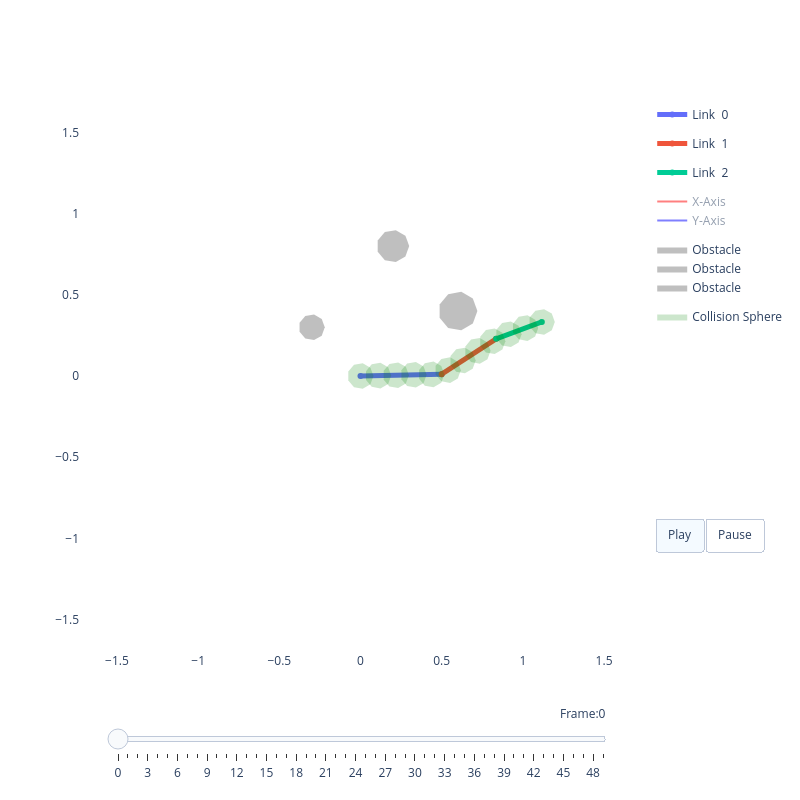

Notebook code for this chart:
### Code cell
# ---- Cell 11: Instantiate model & test model ----
import models
device = torch.device("cuda" if torch.cuda.is_available() else "cpu")

model = models.WarmStartPlanner(dof=3, T=50).to(device)
model.eval()

# start / goal
q_start = torch.tensor([[0.0, 0.5, -0.3]], dtype=torch.float32).to(device)
q_goal  = torch.tensor([[1.0, -0.4, 0.8]], dtype=torch.float32).to(device)

# SDF
sdf_np = sdf_tensor.numpy()
sdf = torch.from_numpy(sdf_np).float().unsqueeze(0).unsqueeze(0).to(device)

with torch.no_grad():
    q_traj = model(q_start, q_goal, sdf)   # <-- THIS is final trajectory

# ---------------------------
# visualize
# ---------------------------
print("Trajectory shape:", q_traj.shape)

q_traj_np = q_traj.squeeze(0).cpu().numpy()

viz = RobotViewer(q_traj_np, robot, obstacles=obstacles)
viz.plot()

### Figure 1 — Plotly figure (JSON) as saved in the notebook; plotly's stock layout.template omitted (floating-point values rounded to 4 significant figures)
{"data": [{"line": {"width": 5}, "mode": "lines+markers", "name": "Link  0", "type": "scatter", "x": [0, 0.4999], "y": [0, 0.01144]}, {"line": {"width": 5}, "mode": "lines+markers", "name": "Link  1", "type": "scatter", "x": [0.4999, 0.8355], "y": [0.01144, 0.2291]}, {"line": {"width": 5}, "mode": "lines+markers", "name": "Link  2", "type": "scatter", "x": [0.8355, 1.117], "y": [0.2291, 0.3328]}, {"legendgroup": "frame", "line": {"color": "red"}, "mode": "lines", "name": "X-Axis", "showlegend": true, "type": "scatter", "visible": "legendonly", "x": [0, 0.09997], "y": [0, 0.002288]}, {"legendgroup": "frame", "line": {"color": "blue"}, "mode": "lines", "name": "Y-Axis", "showlegend": true, "type": "scatter", "visible": "legendonly", "x": [0, -0.002288], "y": [0, 0.09997]}, {"legendgroup": "frame", "line": {"color": "red"}, "mode": "lines", "name": "X-Axis", "showlegend": false, "type": "scatter", "visible": "legendonly", "x": [0.4999, 0.5838], "y": [0.01144, 0.06586]}, {"legendgroup": "frame", "line": {"color": "blue"}, "mode": "lines", "name": "Y-Axis", "showlegend": false, "type": "scatter", "visible": "legendonly", "x": [0.4999, 0.4454], "y": [0.01144, 0.09534]}, {"legendgroup": "frame", "line": {"color": "red"}, "mode": "lines", "name": "X-Axis", "showlegend": false, "type": "scatter", "visible": "legendonly", "x": [0.8355, 0.9293], "y": [0.2291, 0.2637]}, {"legendgroup": "frame", "line": {"color": "blue"}, "mode": "lines", "name": "Y-Axis", "showlegend": false, "type": "scatter", "visible": "legendonly", "x": [0.8355, 0.8009], "y": [0.2291, 0.323]}, {"legendgroup": "frame", "line": {"color": "red"}, "mode": "lines", "name": "X-Axis", "showlegend": false, "type": "scatter", "visible": "legendonly", "x": [1.117, 1.211], "y": [0.3328, 0.3674]}, {"legendgroup": "frame", "line": {"color": "blue"}, "mode": "lines", "name": "Y-Axis", "showlegend": false, "type": "scatter", "visible": "legendonly", "x": [1.117, 1.082], "y": [0.3328, 0.4266]}, {"fill": "toself", "fillcolor": "gray", "legendgroup": "obstacle", "line": {"width": 0}, "mode": "lines", "name": "Obstacle", "opacity": 0.5, "type": "scatter", "x": [0.72, 0.6919, 0.6208, 0.54, 0.4872, 0.4872, 0.54, 0.6208, 0.6919, 0.72], "y": [0.4, 0.4771, 0.5182, 0.5039, 0.441, 0.359, 0.2961, 0.2818, 0.3229, 0.4]}, {"fill": "toself", "fillcolor": "gray", "legendgroup": "obstacle", "line": {"width": 0}, "mode": "lines", "name": "Obstacle", "opacity": 0.5, "type": "scatter", "x": [0.3, 0.2766, 0.2174, 0.15, 0.106, 0.106, 0.15, 0.2174, 0.2766, 0.3], "y": [0.8, 0.8643, 0.8985, 0.8866, 0.8342, 0.7658, 0.7134, 0.7015, 0.7357, 0.8]}, {"fill": "toself", "fillcolor": "gray", "legendgroup": "obstacle", "line": {"width": 0}, "mode": "lines", "name": "Obstacle", "opacity": 0.5, "type": "scatter", "x": [-0.22, -0.2387, -0.2861, -0.34, -0.3752, -0.3752, -0.34, -0.2861, -0.2387, -0.22], "y": [0.3, 0.3514, 0.3788, 0.3693, 0.3274, 0.2726, 0.2307, 0.2212, 0.2486, 0.3]}, {"fill": "toself", "fillcolor": "green", "legendgroup": "sphere", "line": {"width": 0}, "mode": "lines", "name": "Collision Sphere", "opacity": 0.2, "showlegend": true, "type": "scatter", "x": [0.08, 0.06128, 0.01389, -0.04, -0.07518, -0.07518, -0.04, 0.01389, 0.06128, 0.08], "y": [0.0, 0.05142, 0.07878, 0.06928, 0.02736, -0.02736, -0.06928, -0.07878, -0.05142, -1.959e-17]}, {"fill": "toself", "fillcolor": "green", "legendgroup": "sphere", "line": {"width": 0}, "mode": "lines", "name": "Collision Sphere", "opacity": 0.2, "showlegend": false, "type": "scatter", "x": [0.1891, 0.1703, 0.123, 0.06906, 0.03389, 0.03389, 0.06906, 0.123, 0.1703, 0.1891], "y": [0.002497, 0.05392, 0.08128, 0.07178, 0.02986, -0.02487, -0.06679, -0.07629, -0.04893, 0.002497]}, {"fill": "toself", "fillcolor": "green", "legendgroup": "sphere", "line": {"width": 0}, "mode": "lines", "name": "Collision Sphere", "opacity": 0.2, "showlegend": false, "type": "scatter", "x": [0.2981, 0.2794, 0.232, 0.1781, 0.1429, 0.1429, 0.1781, 0.232, 0.2794, 0.2981], "y": [0.004993, 0.05642, 0.08378, 0.07428, 0.03235, -0.02237, -0.06429, -0.07379, -0.04643, 0.004993]}, {"fill": "toself", "fillcolor": "green", "legendgroup": "sphere", "line": {"width": 0}, "mode": "lines", "name": "Collision Sphere", "opacity": 0.2, "showlegend": false, "type": "scatter", "x": [0.4072, 0.3885, 0.3411, 0.2872, 0.252, 0.252, 0.2872, 0.3411, 0.3885, 0.4072], "y": [0.00749, 0.05891, 0.08627, 0.07677, 0.03485, -0.01987, -0.06179, -0.0713, -0.04393, 0.00749]}, {"fill": "toself", "fillcolor": "green", "legendgroup": "sphere", "line": {"width": 0}, "mode": "lines", "name": "Collision Sphere", "opacity": 0.2, "showlegend": false, "type": "scatter", "x": [0.5162, 0.4975, 0.4501, 0.3962, 0.3611, 0.3611, 0.3962, 0.4501, 0.4975, 0.5162], "y": [0.009986, 0.06141, 0.08877, 0.07927, 0.03735, -0.01738, -0.0593, -0.0688, -0.04144, 0.009986]}, {"fill": "toself", "fillcolor": "green", "legendgroup": "sphere", "line": {"width": 0}, "mode": "lines", "name": "Collision Sphere", "opacity": 0.2, "showlegend": false, "type": "scatter", "x": [0.618, 0.5993, 0.5519, 0.498, 0.4628, 0.4628, 0.498, 0.5519, 0.5993, 0.618], "y": [0.03618, 0.0876, 0.115, 0.1055, 0.06354, 0.008817, -0.0331, -0.04261, -0.01524, 0.03618]}, {"fill": "toself", "fillcolor": "green", "legendgroup": "sphere", "line": {"width": 0}, "mode": "lines", "name": "Collision Sphere", "opacity": 0.2, "showlegend": false, "type": "scatter", "x": [0.7095, 0.6908, 0.6434, 0.5895, 0.5544, 0.5544, 0.5895, 0.6434, 0.6908, 0.7095], "y": [0.09554, 0.147, 0.1743, 0.1648, 0.1229, 0.06818, 0.02626, 0.01676, 0.04412, 0.09554]}, {"fill": "toself", "fillcolor": "green", "legendgroup": "sphere", "line": {"width": 0}, "mode": "lines", "name": "Collision Sphere", "opacity": 0.2, "showlegend": false, "type": "scatter", "x": [0.801, 0.7823, 0.7349, 0.681, 0.6459, 0.6459, 0.681, 0.7349, 0.7823, 0.801], "y": [0.1549, 0.2063, 0.2337, 0.2242, 0.1823, 0.1275, 0.08563, 0.07613, 0.1035, 0.1549]}, {"fill": "toself", "fillcolor": "green", "legendgroup": "sphere", "line": {"width": 0}, "mode": "lines", "name": "Collision Sphere", "opacity": 0.2, "showlegend": false, "type": "scatter", "x": [0.8926, 0.8739, 0.8265, 0.7726, 0.7374, 0.7374, 0.7726, 0.8265, 0.8739, 0.8926], "y": [0.2143, 0.2657, 0.2931, 0.2836, 0.2416, 0.1869, 0.145, 0.1355, 0.1629, 0.2143]}, {"fill": "toself", "fillcolor": "green", "legendgroup": "sphere", "line": {"width": 0}, "mode": "lines", "name": "Collision Sphere", "opacity": 0.2, "showlegend": false, "type": "scatter", "x": [0.9922, 0.9735, 0.9261, 0.8722, 0.8371, 0.8371, 0.8722, 0.9261, 0.9735, 0.9922], "y": [0.2574, 0.3088, 0.3362, 0.3267, 0.2848, 0.23, 0.1881, 0.1786, 0.206, 0.2574]}, {"fill": "toself", "fillcolor": "green", "legendgroup": "sphere", "line": {"width": 0}, "mode": "lines", "name": "Collision Sphere", "opacity": 0.2, "showlegend": false, "type": "scatter", "x": [1.095, 1.076, 1.028, 0.9746, 0.9394, 0.9394, 0.9746, 1.028, 1.076, 1.095], "y": [0.2951, 0.3465, 0.3739, 0.3644, 0.3225, 0.2677, 0.2258, 0.2163, 0.2437, 0.2951]}, {"fill": "toself", "fillcolor": "green", "legendgroup": "sphere", "line": {"width": 0}, "mode": "lines", "name": "Collision Sphere", "opacity": 0.2, "showlegend": false, "type": "scatter", "x": [1.197, 1.178, 1.131, 1.077, 1.042, 1.042, 1.077, 1.131, 1.178, 1.197], "y": [0.3328, 0.3842, 0.4116, 0.4021, 0.3602, 0.3054, 0.2635, 0.254, 0.2814, 0.3328]}], "layout": {"height": 800, "paper_bgcolor": "white", "plot_bgcolor": "white", "showlegend": true, "sliders": [{"currentvalue": {"prefix": "Frame:", "visible": true, "xanchor": "right"}, "len": 0.9, "pad": {"b": 10, "t": 50}, "steps": [{"args": [["0"], {"frame": {"duration": 100, "redraw": true}, "mode": "immediate", "transition": {"duration": 0}}], "label": "0", "method": "animate"}, {"args": [["1"], {"frame": {"duration": 100, "redraw": true}, "mode": "immediate", "transition": {"duration": 0}}], "label": "1", "method": "animate"}, {"args": [["2"], {"frame": {"duration": 100, "redraw": true}, "mode": "immediate", "transition": {"duration": 0}}], "label": "2", "method": "animate"}, {"args": [["3"], {"frame": {"duration": 100, "redraw": true}, "mode": "immediate", "transition": {"duration": 0}}], "label": "3", "method": "animate"}, {"args": [["4"], {"frame": {"duration": 100, "redraw": true}, "mode": "immediate", "transition": {"duration": 0}}], "label": "4", "method": "animate"}, {"args": [["5"], {"frame": {"duration": 100, "redraw": true}, "mode": "immediate", "transition": {"duration": 0}}], "label": "5", "method": "animate"}, {"args": [["6"], {"frame": {"duration": 100, "redraw": true}, "mode": "immediate", "transition": {"duration": 0}}], "label": "6", "method": "animate"}, {"args": [["7"], {"frame": {"duration": 100, "redraw": true}, "mode": "immediate", "transition": {"duration": 0}}], "label": "7", "method": "animate"}, {"args": [["8"], {"frame": {"duration": 100, "redraw": true}, "mode": "immediate", "transition": {"duration": 0}}], "label": "8", "method": "animate"}, {"args": [["9"], {"frame": {"duration": 100, "redraw": true}, "mode": "immediate", "transition": {"duration": 0}}], "label": "9", "method": "animate"}, {"args": [["10"], {"frame": {"duration": 100, "redraw": true}, "mode": "immediate", "transition": {"duration": 0}}], "label": "10", "method": "animate"}, {"args": [["11"], {"frame": {"duration": 100, "redraw": true}, "mode": "immediate", "transition": {"duration": 0}}], "label": "11", "method": "animate"}, {"args": [["12"], {"frame": {"duration": 100, "redraw": true}, "mode": "immediate", "transition": {"duration": 0}}], "label": "12", "method": "animate"}, {"args": [["13"], {"frame": {"duration": 100, "redraw": true}, "mode": "immediate", "transition": {"duration": 0}}], "label": "13", "method": "animate"}, {"args": [["14"], {"frame": {"duration": 100, "redraw": true}, "mode": "immediate", "transition": {"duration": 0}}], "label": "14", "method": "animate"}, {"args": [["15"], {"frame": {"duration": 100, "redraw": true}, "mode": "immediate", "transition": {"duration": 0}}], "label": "15", "method": "animate"}, {"args": [["16"], {"frame": {"duration": 100, "redraw": true}, "mode": "immediate", "transition": {"duration": 0}}], "label": "16", "method": "animate"}, {"args": [["17"], {"frame": {"duration": 100, "redraw": true}, "mode": "immediate", "transition": {"duration": 0}}], "label": "17", "method": "animate"}, {"args": [["18"], {"frame": {"duration": 100, "redraw": true}, "mode": "immediate", "transition": {"duration": 0}}], "label": "18", "method": "animate"}, {"args": [["19"], {"frame": {"duration": 100, "redraw": true}, "mode": "immediate", "transition": {"duration": 0}}], "label": "19", "method": "animate"}, {"args": [["20"], {"frame": {"duration": 100, "redraw": true}, "mode": "immediate", "transition": {"duration": 0}}], "label": "20", "method": "animate"}, {"args": [["21"], {"frame": {"duration": 100, "redraw": true}, "mode": "immediate", "transition": {"duration": 0}}], "label": "21", "method": "animate"}, {"args": [["22"], {"frame": {"duration": 100, "redraw": true}, "mode": "immediate", "transition": {"duration": 0}}], "label": "22", "method": "animate"}, {"args": [["23"], {"frame": {"duration": 100, "redraw": true}, "mode": "immediate", "transition": {"duration": 0}}], "label": "23", "method": "animate"}, {"args": [["24"], {"frame": {"duration": 100, "redraw": true}, "mode": "immediate", "transition": {"duration": 0}}], "label": "24", "method": "animate"}, {"args": [["25"], {"frame": {"duration": 100, "redraw": true}, "mode": "immediate", "transition": {"duration": 0}}], "label": "25", "method": "animate"}, {"args": [["26"], {"frame": {"duration": 100, "redraw": true}, "mode": "immediate", "transition": {"duration": 0}}], "label": "26", "method": "animate"}, {"args": [["27"], {"frame": {"duration": 100, "redraw": true}, "mode": "immediate", "transition": {"duration": 0}}], "label": "27", "method": "animate"}, {"args": [["28"], {"frame": {"duration": 100, "redraw": true}, "mode": "immediate", "transition": {"duration": 0}}], "label": "28", "method": "animate"}, {"args": [["29"], {"frame": {"duration": 100, "redraw": true}, "mode": "immediate", "transition": {"duration": 0}}], "label": "29", "method": "animate"}, {"args": [["30"], {"frame": {"duration": 100, "redraw": true}, "mode": "immediate", "transition": {"duration": 0}}], "label": "30", "method": "animate"}, {"args": [["31"], {"frame": {"duration": 100, "redraw": true}, "mode": "immediate", "transition": {"duration": 0}}], "label": "31", "method": "animate"}, {"args": [["32"], {"frame": {"duration": 100, "redraw": true}, "mode": "immediate", "transition": {"duration": 0}}], "label": "32", "method": "animate"}, {"args": [["33"], {"frame": {"duration": 100, "redraw": true}, "mode": "immediate", "transition": {"duration": 0}}], "label": "33", "method": "animate"}, {"args": [["34"], {"frame": {"duration": 100, "redraw": true}, "mode": "immediate", "transition": {"duration": 0}}], "label": "34", "method": "animate"}, {"args": [["35"], {"frame": {"duration": 100, "redraw": true}, "mode": "immediate", "transition": {"duration": 0}}], "label": "35", "method": "animate"}, {"args": [["36"], {"frame": {"duration": 100, "redraw": true}, "mode": "immediate", "transition": {"duration": 0}}], "label": "36", "method": "animate"}, {"args": [["37"], {"frame": {"duration": 100, "redraw": true}, "mode": "immediate", "transition": {"duration": 0}}], "label": "37", "method": "animate"}, {"args": [["38"], {"frame": {"duration": 100, "redraw": true}, "mode": "immediate", "transition": {"duration": 0}}], "label": "38", "method": "animate"}, {"args": [["39"], {"frame": {"duration": 100, "redraw": true}, "mode": "immediate", "transition": {"duration": 0}}], "label": "39", "method": "animate"}, {"args": [["40"], {"frame": {"duration": 100, "redraw": true}, "mode": "immediate", "transition": {"duration": 0}}], "label": "40", "method": "animate"}, {"args": [["41"], {"frame": {"duration": 100, "redraw": true}, "mode": "immediate", "transition": {"duration": 0}}], "label": "41", "method": "animate"}, {"args": [["42"], {"frame": {"duration": 100, "redraw": true}, "mode": "immediate", "transition": {"duration": 0}}], "label": "42", "method": "animate"}, {"args": [["43"], {"frame": {"duration": 100, "redraw": true}, "mode": "immediate", "transition": {"duration": 0}}], "label": "43", "method": "animate"}, {"args": [["44"], {"frame": {"duration": 100, "redraw": true}, "mode": "immediate", "transition": {"duration": 0}}], "label": "44", "method": "animate"}, {"args": [["45"], {"frame": {"duration": 100, "redraw": true}, "mode": "immediate", "transition": {"duration": 0}}], "label": "45", "method": "animate"}, {"args": [["46"], {"frame": {"duration": 100, "redraw": true}, "mode": "immediate", "transition": {"duration": 0}}], "label": "46", "method": "animate"}, {"args": [["47"], {"frame": {"duration": 100, "redraw": true}, "mode": "immediate", "transition": {"duration": 0}}], "label": "47", "method": "animate"}, {"args": [["48"], {"frame": {"duration": 100, "redraw": true}, "mode": "immediate", "transition": {"duration": 0}}], "label": "48", "method": "animate"}, {"args": [["49"], {"frame": {"duration": 100, "redraw": true}, "mode": "immediate", "transition": {"duration": 0}}], "label": "49", "method": "animate"}], "transition": {"duration": 0}, "x": 0.5, "xanchor": "center", "y": 0, "yanchor": "top"}], "updatemenus": [{"buttons": [{"args": [null, {"frame": {"duration": 100, "redraw": false}, "fromcurrent": true}], "label": "Play", "method": "animate"}, {"args": [[null], {"frame": {"duration": 0, "redraw": true}, "mode": "immediate", "transition": {"duration": 0}}], "label": "Pause", "method": "animate"}], "direction": "left", "pad": {"r": 10, "t": 87}, "showactive": true, "type": "buttons", "x": 1.025, "xanchor": "left", "y": 0.4, "yanchor": "top"}], "width": 800, "xaxis": {"range": [-1.7, 1.7], "scaleanchor": "y", "scaleratio": 1, "showgrid": false, "zeroline": false}, "yaxis": {"range": [-1.7, 1.7], "scaleanchor": "x", "scaleratio": 1, "showgrid": false, "zeroline": false}}}
